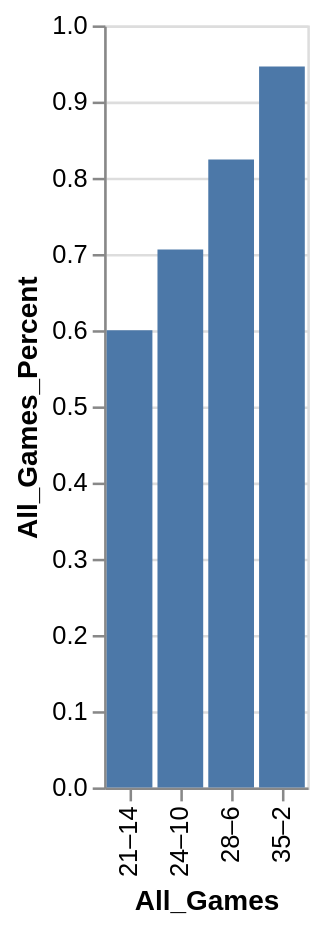

Specify this chart in Vega-Lite:
### Vega-Lite specification from a JSON file in a GitHub repository (floating-point values rounded to 4 significant figures)
{"data": {"values": [{"x_data": "35–2", "y_data": 0.946}, {"x_data": "28–6", "y_data": 0.824}, {"x_data": "24–10", "y_data": 0.706}, {"x_data": "21–14", "y_data": 0.6}]}, "mark": "bar", "encoding": {"x": {"field": "x_data", "type": "nominal", "title": "All_Games", "sort": "ascending"}, "y": {"field": "y_data", "type": "quantitative", "title": "All_Games_Percent"}}}
